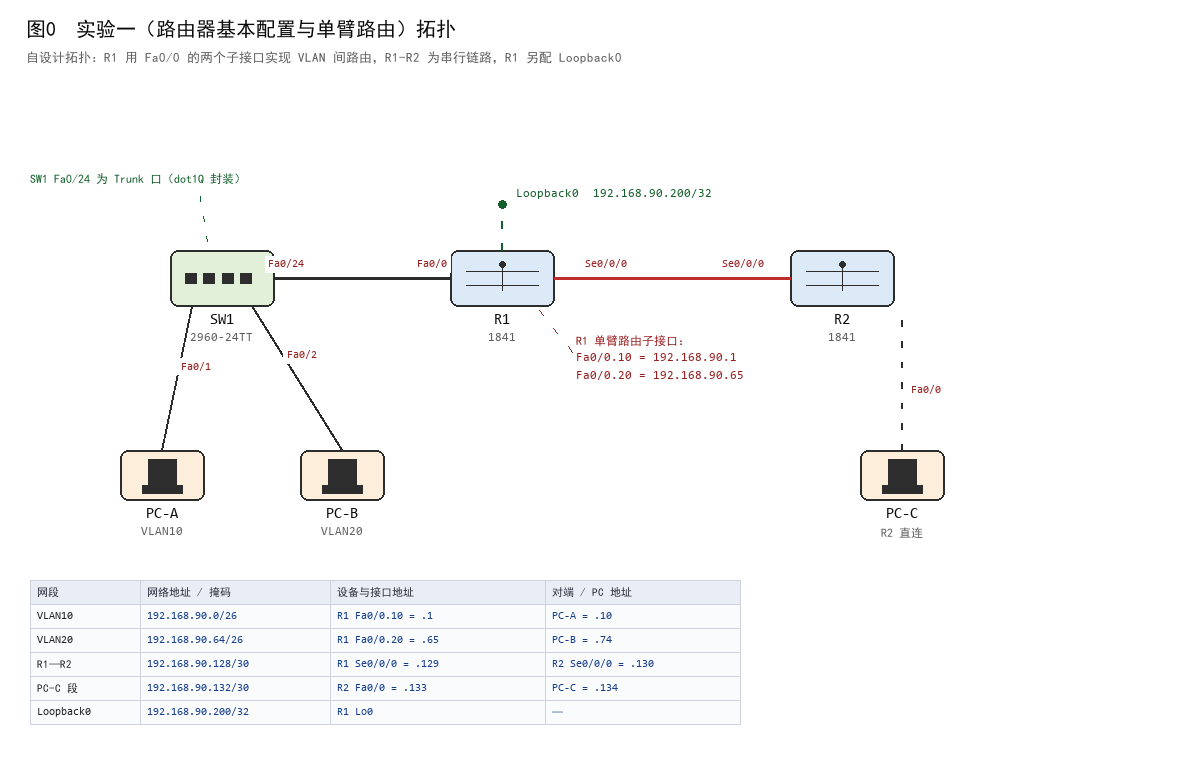
#> input picture 实验1/06-图表与截图/fig0_basic.png, 1180 x 780 px
$ python make_overview.py
#> lines starting #> are read from the running program, lines starting #| are printed output that depends on the picture
# -*- coding: utf-8 -*-
"""Compose the four topology figures into one overview figure for page 1."""
import os

from PIL import Image, ImageDraw, ImageFont

HERE = os.path.join(os.path.dirname(os.path.dirname(os.path.abspath(__file__))),
                    "06-图表与截图")
CJK = r"C:\Windows\Fonts\simhei.ttf"

names = ["fig0_basic.png", "fig1_static.png", "fig2_rip.png", "fig3_ospf.png"]
tags = ["(a) 实验一  路由器基本配置与单臂路由",
        "(b) 实验二  静态路由与三层交换机",
        "(c) 实验三  RIP 路由协议",
        "(d) 实验四  OSPF 多区域"]

PANEL_W, PANEL_H = 900, 620
PAD = 18
TAG_H = 34

W = PANEL_W * 2 + PAD * 3
H = (PANEL_H + TAG_H) * 2 + PAD * 3
canvas = Image.new("RGB", (W, H), (255, 255, 255))
#> canvas: PIL image 1854x1362 RGB; every value is 255
draw = ImageDraw.Draw(canvas)
f = ImageFont.truetype(CJK, 20)

for idx, (name, tag) in enumerate(zip(names, tags)):
    im = Image.open(os.path.join(HERE, name)).convert("RGB")
#> im is the input picture: PIL image 1180x780 RGB; mean R, G, B 249, 249.2, 249.5
    scale = min(PANEL_W / im.width, PANEL_H / im.height)
#> scale = 0.763
    im = im.resize((int(im.width * scale), int(im.height * scale)), Image.LANCZOS)
#> im: PIL image 900x594 RGB
    col, row = idx % 2, idx // 2
    px = PAD + col * (PANEL_W + PAD)
    py = PAD + row * (PANEL_H + TAG_H + PAD)
    canvas.paste(im, (px + (PANEL_W - im.width) // 2, py + TAG_H + (PANEL_H - im.height) // 2))
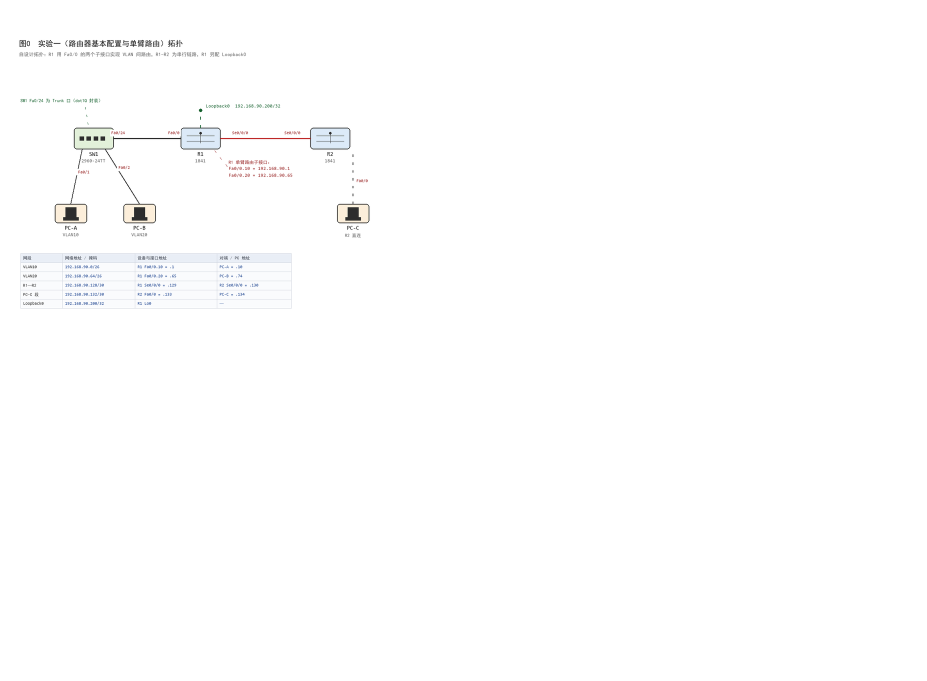
#> canvas: PIL image 1854x1362 RGB (shown at 1/2 size); mean R, G, B 253.7, 253.7, 253.8
#> (the run stopped early here; a loop or call above may not have finished)
